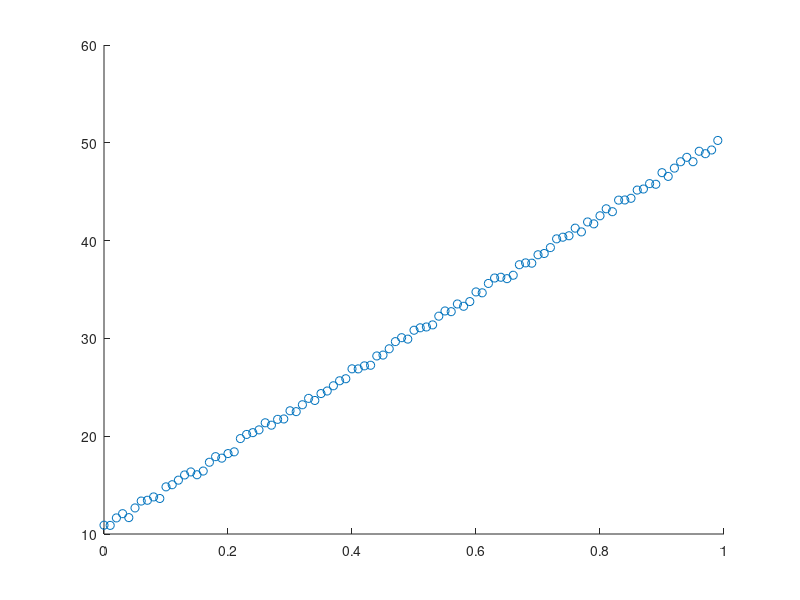

This chart was generated by the following MATLAB code: (Note: this script raises an error after producing the figure.)
clc;
clear all;
x = 0:0.01:0.99;
t = 40*x+10+rand(1,100);
w=0;
b=0;
epoch=60;
r=0.25;
for i=1:epoch
    mse=0;
    for j=1:100
        y(j)=w*x(j)+b;
        err=t(j)-y(j);
        w=w+err*x(j)*r;
        b=b+err*r;
        mse=mse+err^2;
    end
    mse=mse/100;
    mserror(i)=mse;
end
disp('Mean Square Error is:');
disp(mse);
figure(1)
scatter(x,t);
refline(w,b);
xlabel('x');
ylabel('t');
title('Linear Regression');
figure(2)
plot(1:epoch,mserror);
xlabel('No. of Iterations');
ylabel('Mean Square Error');